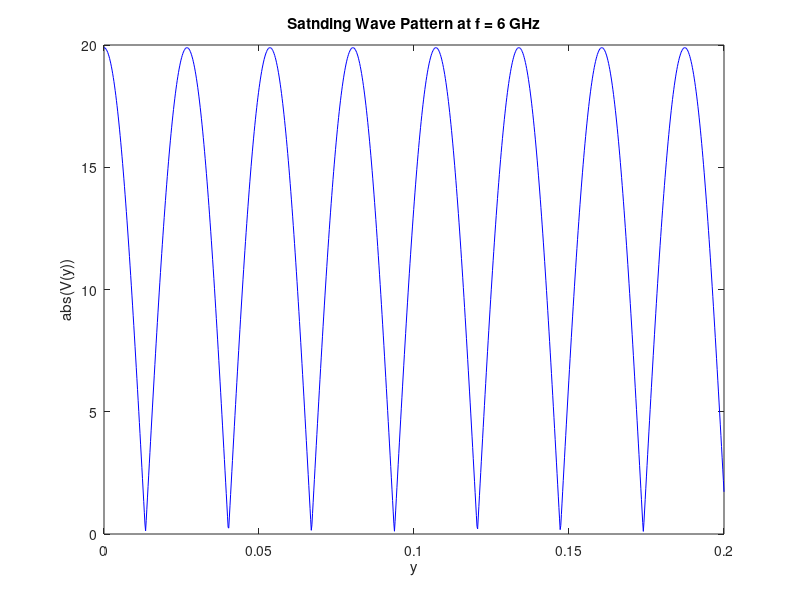

This chart was generated by the following MATLAB code:
clc;
clear;

% f= input('please indicate the working frequency: \n');
% Vin= input('please indicate the amplitude of the voltage signal: \n');
% phi_in= input('please indicate the phase of the voltage signal, in radians: \n');
% L= input('please indicate the length of the waveguide: \n');
% ZL= input('please indicate the Impedance at the end of the waveguide: \n');
% m= input('please indicate m for TEmn mode: \n');
% n= input('please indicate n for TEmn mode: \n');

f= 6*10^9;
Vin=10;
phi_in=pi/4;
L=100;
ZL=100000;

m=1; n=0;
Z0=377; mu_r=1; eps_r=1; a=0.07; b=2*10^(-2);
c=3*10^8;
fc=c/(a);

Z_TEmn= Z0/(sqrt(1-(fc/f)^2));
beta_mn=pi*sqrt((2*f/c)^2-((m/a)^2 + (n/b)^2));
alpha=0;
G=(ZL-Z_TEmn)/(ZL+Z_TEmn);
rhoL=abs(G);
phiL=angle(G);
gamma= alpha + 1j*beta_mn;
w=2*pi*f;

y=linspace(0,0.2,1000);
arg2= phiL - 2*beta_mn*y;
V=zeros(1,1000);
for kk=1:1000
    V(1,kk)= Vin*abs(1+ rhoL * cos(arg2(kk)) + 1j*rhoL*sin(arg2(kk)));
end

grid on
plot(y,V,'b');
title('Satnding Wave Pattern at f = 6 GHz');
xlabel('y'); ylabel('abs(V(y))');